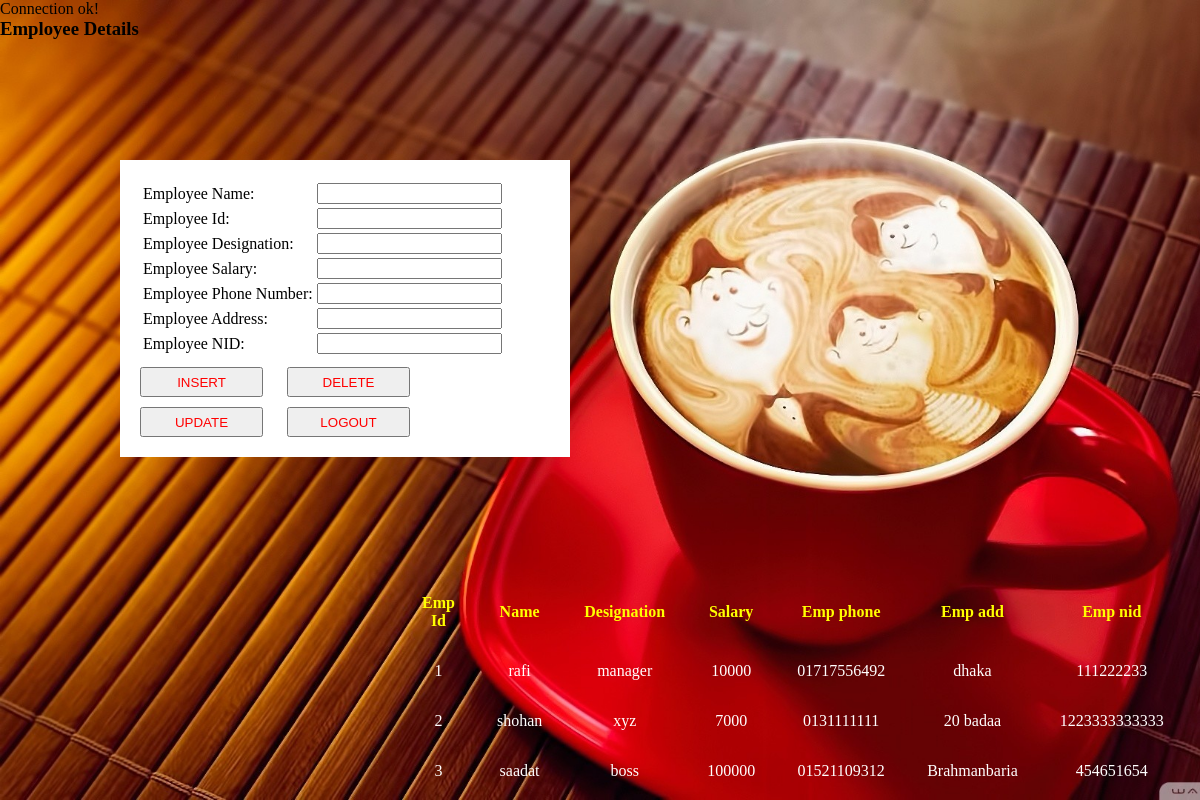
Page /employee.php on the committed database.
### tables this page shows
CREATE TABLE `employee` (
  `empid` int(10) UNSIGNED NOT NULL,
  `empname` varchar(30) NOT NULL,
  `empdesi` varchar(30) NOT NULL,
  `empsal` varchar(30) NOT NULL,
  `empphn` varchar(30) NOT NULL,
  `empadd` varchar(30) NOT NULL,
  `empnid` varchar(30) NOT NULL
);

### employee.php (the view, shortened to what this page needs)
<?php
include('dbconnection.php');
?>
<!DOCTYPE html>
<html lang="en">
<head>
	<link rel="stylesheet" type="text/css" href="emp.css">
</head>
<body>
	<h3>Employee Details</h3>
	<div class="contaner">
		<div class="emp-win" >
		<form action="" method="POST" >
			<table>
				<tr>
					<td>Employee Name:</td>
					<td><input type="text" name="name"></td>
				</tr>
				<tr>
					<td>Employee Id:</td>
					<td><input type="number" name="empid"></td>
				</tr>
				<tr>
					<td>Employee Designation:</td>
					<td><input type="text" name="empdesignation"></td>
				</tr>
				<tr>
					<td>Employee Salary:</td>
					<td><input type="number" name="empsalary"></td>
				</tr>
				<tr>
					<td>Employee Phone Number:</td>
					<td><input type="number" name="empnumber"></td>
				</tr>
				<tr>
					<td>Employee Address:</td>
					<td><input type="text" name="empaddress"></td>
				</tr>
				<tr>
					<td>Employee NID:</td>
					<td><input type="number" name="empnid"></td>
				</tr>
			</table>
			<input type="submit" name="insert" value="Insert" class="btn">&nbsp &nbsp &nbsp
			<input type="submit" name="delete" value="Delete" class="btn">&nbsp &nbsp &nbsp
			<input type="submit" name="update" value="Update" class="btn">&nbsp &nbsp &nbsp
			<input type="submit" name="logout" value="Logout" class="btn">&nbsp &nbsp &nbsp
		</form>
       </div>
</div>
      <div style= "width: 400px;margin: auto;">
     	<center>
     	<table style="color: white;">
     		<tr style="text-align: center; color: yellow">
     			<th style="padding: 15px 20px;">Emp Id</th>
     			<th style="padding: 15px 20px;">Name</th>
     			<th style="padding: 15px 20px;">Designation</th>
     			<th style="padding: 15px 20px;">Salary</th>
     			<th style="padding: 15px 20px;">Emp phone</th>
     			<th style="padding: 15px 20px;">Emp add</th>
     			<th style="padding: 15px 20px;">Emp nid</th>
     		</tr>
     		<?php
                $query="SELECT * FROM employee";
                $result=mysqli_query($con,$query);
                while ($row=mysqli_fetch_assoc($result)) {
                	$empid=$row['empid'];
                	$empname=$row['empname'];
                	$empdesi=$row['empdesi'];
                	$empsal=$row['empsal'];
                	$empphn=$row['empphn'];
                	$empadd=$row['empadd'];
                	$empnid=$row['empnid'];
     		?>
     		<tr >
     			<td style="padding: 15px 20px;text-align: center;"><?php echo $empid; ?></td>
     			<td style="padding: 15px 20px;text-align: center;"><?php echo $empname; ?></td>
     			<td style="padding: 15px 20px;text-align: center;"><?php echo $empdesi; ?></td>
     			<td style="padding: 15px 20px;text-align: center;"><?php echo $empsal; ?></td>
     			<td style="padding: 15px 20px;text-align: center;"><?php echo $empphn; ?></td>
     			<td style="padding: 15px 20px;text-align: center;"><?php echo $empadd; ?></td>
     			<td style="padding: 15px 20px;text-align: center;"><?php echo $empnid; ?></td>
     		</tr>
<?php }  ?>
     	</table>
        </center>
     </div>
 </body>
</html>

### emp.css (style rules this page uses)
* { margin:0px; }
body { background: url(img/cof1.jpg); background-size: cover; background-repeat: no-repeat; }
.contaner { width:450px; margin:10% ; }
.emp-win { background-color:#ffff; padding:20px; }
.btn { width:30%; color:red; height:30px; text-transform: uppercase; margin-top:10px; }

### rows in the picture
employee: empid "1", empname "rafi", empdesi "manager", empsal "10000", empphn "01717556492", empadd "dhaka", empnid "111222233"
employee: empid "2", empname "shohan", empdesi "xyz", empsal "7000", empphn "0131111111", empadd "20 badaa", empnid "1223333333333"
employee: empid "3", empname "saadat", empdesi "boss", empsal "100000", empphn "01521109312", empadd "Brahmanbaria", empnid "454651654"
